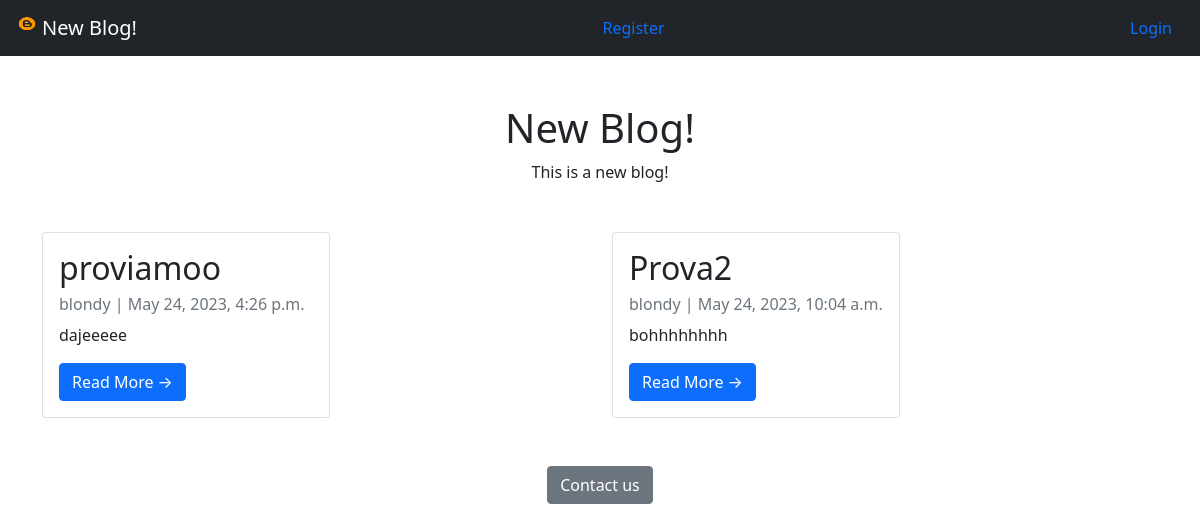
The app's page /, older data.
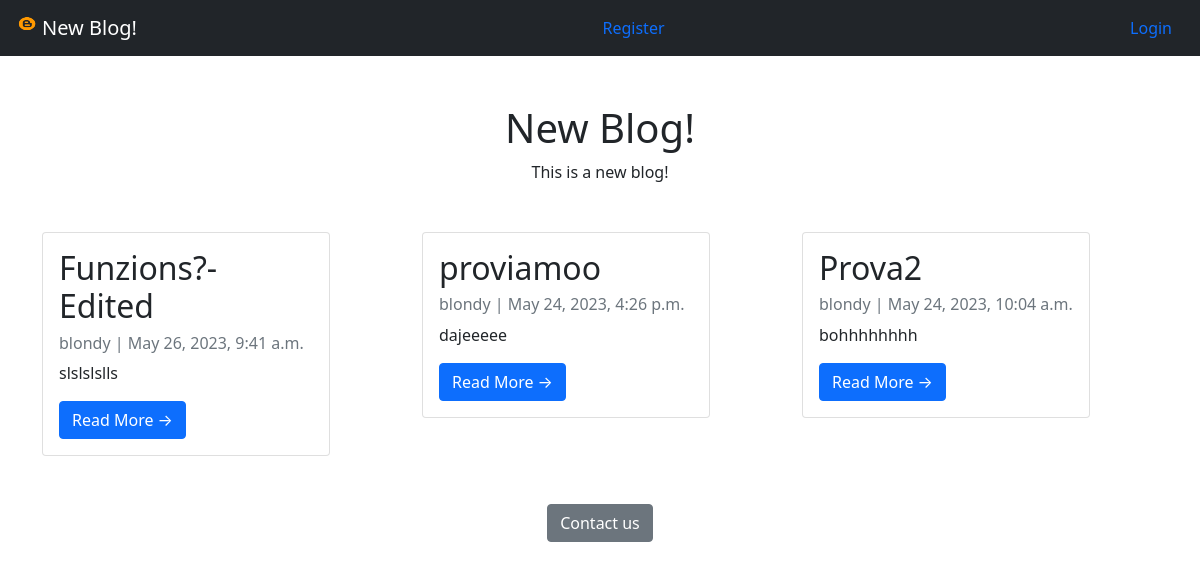
The same page, newer data.
### blog/models.py (models this page shows, shortened)
class Post(models.Model):
    title = models.CharField(max_length=200, unique=True)
    slug = models.SlugField(max_length=200, unique=True)
    author = models.ForeignKey(User, on_delete=models.CASCADE, related_name='blog_posts')
    updated_on = models.DateTimeField(auto_now=True)
    content = models.TextField()
    created_on = models.DateTimeField(auto_now_add=True)
    status = models.IntegerField(choices=STATUS, default=0)
    class Meta:
        ordering = ['-created_on']

### blog/views.py (the view)
# urls.py: path('', include('blog.urls')),
def blog(request):
    posts = Post.objects.all()
    return render(request, 'post_list.html', {'posts': posts})

### blog/templates/post_list.html (shortened to what this page needs)
<!doctype html>
<html lang="en">
<head>
    <link href="https://cdn.jsdelivr.net/npm/bootstrap@5.0.0-beta2/dist/css/bootstrap.min.css" rel="stylesheet"
>
</head>
<body>
    {% extends 'base.html' %}
    {% block content %}
    <div class="container my-5 text-center" style="max-width:580px">
        <h1>New Blog!</h1>
        <p> This is a new blog!</p>
    </div>
    <div class="container">
        <div class="row">
            {% for post in posts %}
            <div class="col-sm">
                <div class="card" style="width: 18rem;">
                    <div class="card-body">
                        <h2 class="card-title">{{ post.title }}</h2>
                        <p class="card-text text-muted h6">{{ post.author }} | {{ post.created_on}} </p>
                        <p class="card-text">{{post.content|slice:":200" }}</p>
                        <a href="{% url 'post_detail' post.pk %}" class="btn btn-primary">Read More &rarr;</a>
                    </div>
                </div>
            </div>
            {% endfor %}
        </div>
    </div>
    <div class="container my-5 text-center" style="max-width:580px">
        <a href="{% url 'contact' %}" type="button" class="btn btn-secondary">Contact us</a>
    </div>
    {% endblock %}

Row changes from the older to the newer data that the page shows:
added Post: title "Funzions?- Edited", author "blondy", created_on "May 26, 2023, 9:41 a.m.", content "slslslslls"
